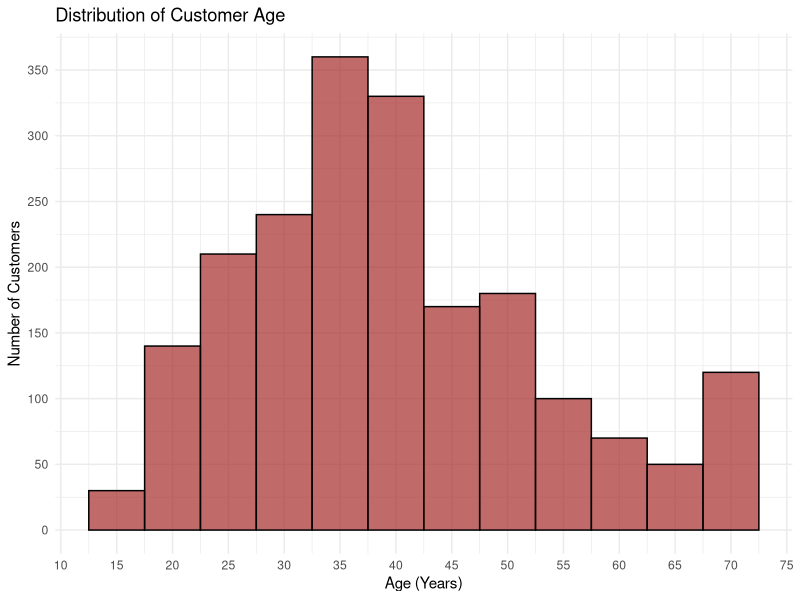
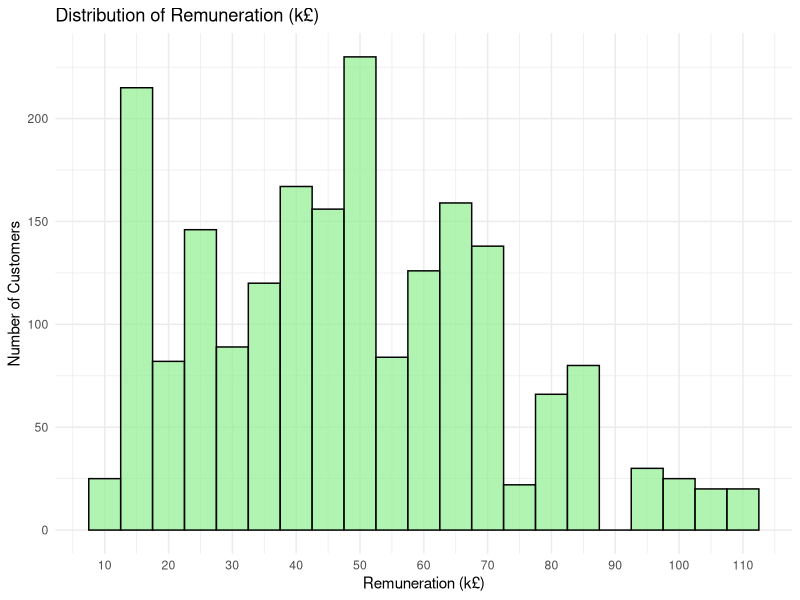
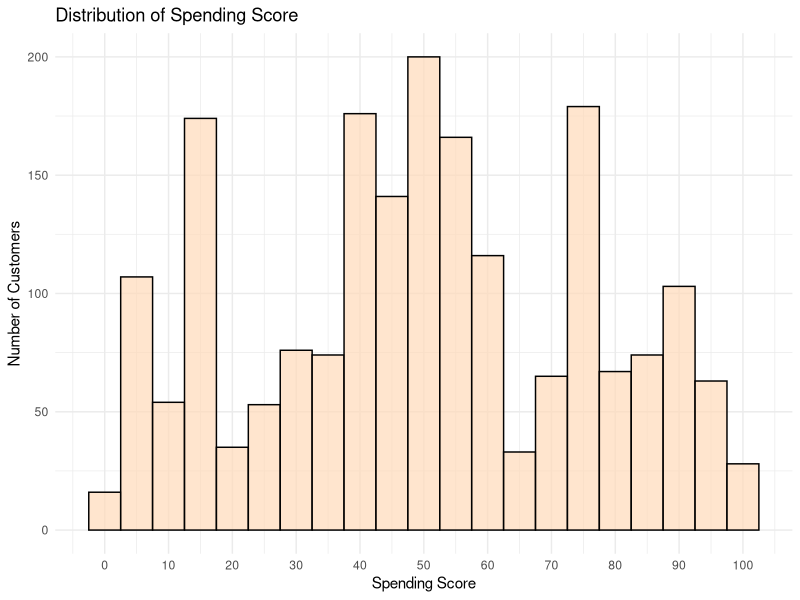
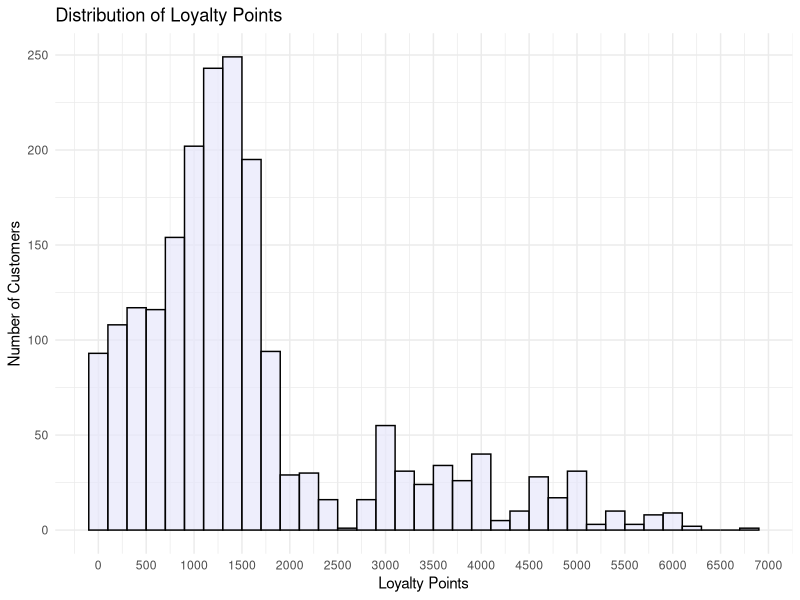
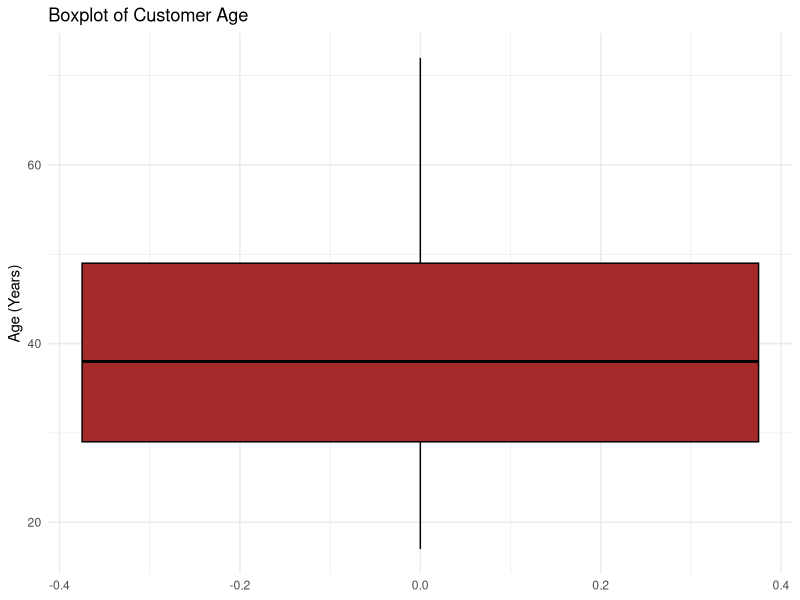
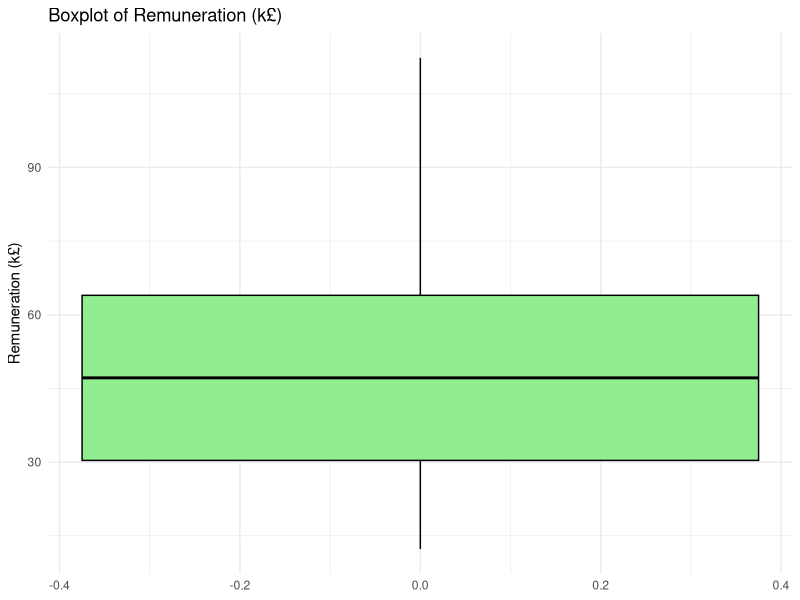
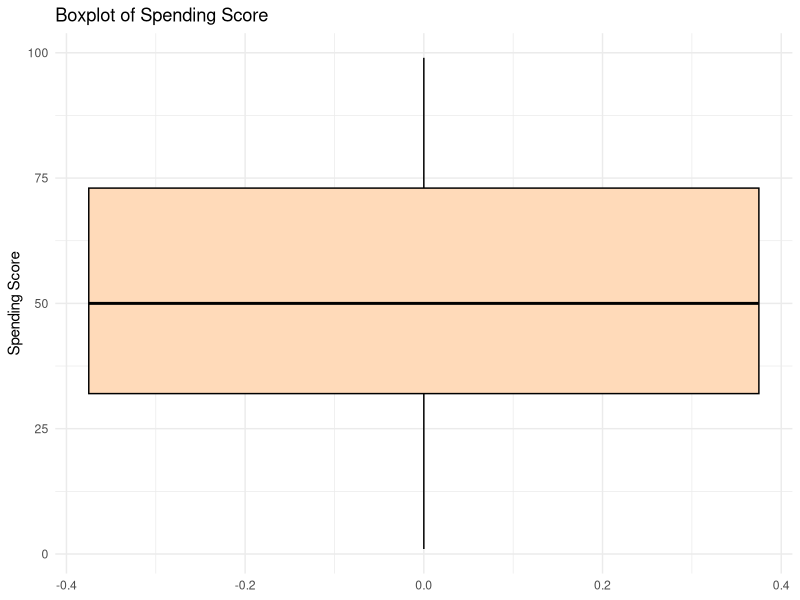
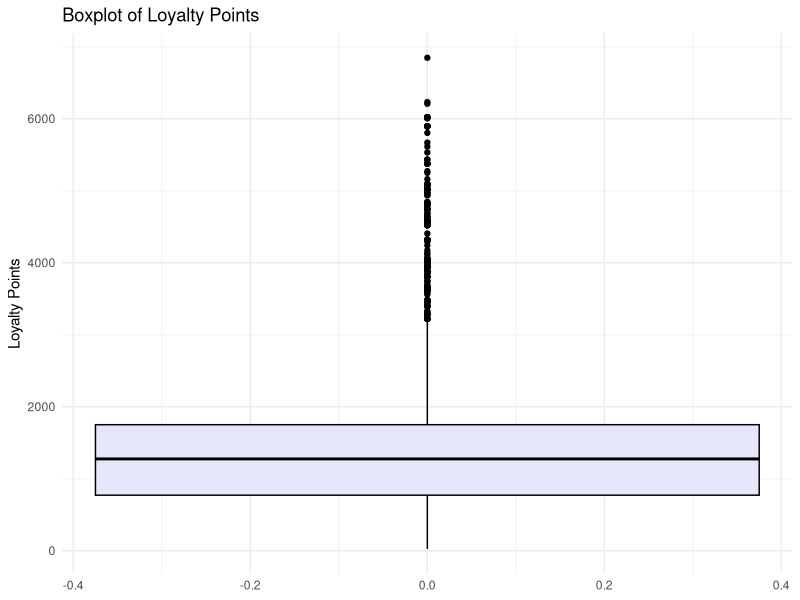

These figures' R source, in order: (Note: this script raises an error after producing the figures.)
## Tilani Wijamunige
## LSE Data Analytics Online Career Accelerator 
# DA301:  Advanced Analytics for Organisational Impact

###############################################################################

## Turtle Games’s sales department has historically preferred to use R when performing 
## sales analyses due to existing workflow systems. As you’re able to perform data analysis 
## in R, you will perform exploratory data analysis and present your findings by utilising 
## basic statistics and plots. You'll explore and prepare the data set to analyse sales per 
## product. The sales department is hoping to use the findings of this exploratory analysis 
## to inform changes and improvements in the team. 

################################################################################

# Load necessary libraries
library(dplyr)    # Data manipulation
library(ggplot2)  # Visualization
library(readr)    # Reading data

# Load the data
sales_df <- read.csv("turtle_reviews_clean.csv", header = TRUE)

# Initial Data Exploration
# Preview the data
head(sales_df)

# Get an overview of the dataset
glimpse(sales_df)

# Summary statistics
summary(sales_df)


###############################################################################

# Check for missing values
missing_values <- colSums(is.na(sales_df))
missing_values

# Check for possible duplicate customers by gender and age (without customer_id)
possible_duplicates <- sales_df %>%
  group_by(gender, age, remuneration, education) %>%
  summarise(appearance_count = n()) %>%
  filter(appearance_count > 1)

# View if there are likely repeated customers
if (nrow(possible_duplicates) > 0) {
  print("There are likely repeated customers (multiple interactions/purchases).")
  print(possible_duplicates)
} else {
  print("Each customer appears unique based on available demographic data.")
}


###############################################################################

#### Histograms for Key Variables ####

# Histogram for Age
ggplot(sales_df, aes(x = age)) + 
  geom_histogram(binwidth = 5, fill = "brown", color = "black", alpha = 0.7) +
  labs(title = "Distribution of Customer Age", x = "Age (Years)", y = "Number of Customers") +
  scale_x_continuous(breaks = seq(0, 80, by = 5)) +  
  scale_y_continuous(breaks = seq(0, 500, by = 50)) +  
  theme_minimal()

# Histograms for Remuneration
ggplot(sales_df, aes(x = remuneration)) + 
  geom_histogram(binwidth = 5, fill = "lightgreen", color = "black", alpha = 0.7) +
  labs(title = "Distribution of Remuneration (k£)", x = "Remuneration (k£)", y = "Number of Customers") +
  scale_x_continuous(breaks = seq(0, 120, by = 10)) +  
  scale_y_continuous(breaks = seq(0, 500, by = 50)) + 
  theme_minimal()

# Histograms for Spending Score
ggplot(sales_df, aes(x = spending_score)) + 
  geom_histogram(binwidth = 5, fill ="peachpuff", color = "black", alpha = 0.7) +
  labs(title = "Distribution of Spending Score", x = "Spending Score", y = "Number of Customers") +
  scale_x_continuous(breaks = seq(0, 100, by = 10)) +  
  scale_y_continuous(breaks = seq(0, 500, by = 50)) +  
  theme_minimal()

# Histogram for Loyalty Points
ggplot(sales_df, aes(x = loyalty_points)) + 
  geom_histogram(binwidth = 200, fill = "lavender", color = "black", alpha = 0.7) +
  labs(title = "Distribution of Loyalty Points", x = "Loyalty Points", y = "Number of Customers") +
  scale_x_continuous(breaks = seq(0, 7000, by = 500)) +  
  scale_y_continuous(breaks = seq(0, 400, by = 50)) +  
  theme_minimal()


#### Boxplots for Outliers in Key Variables####

# Boxplots for Age 
ggplot(sales_df, aes(y = age)) + 
  geom_boxplot(fill = "brown", color = "black") +
  labs(title = "Boxplot of Customer Age", y = "Age (Years)") +
  theme_minimal()

# Boxplots for Remuneration
ggplot(sales_df, aes(y = remuneration)) + 
  geom_boxplot(fill = "lightgreen", color = "black") +
  labs(title = "Boxplot of Remuneration (k£)", y = "Remuneration (k£)") +
  theme_minimal()

# Boxplots for Spending Score
ggplot(sales_df, aes(y = spending_score)) + 
  geom_boxplot(fill = "peachpuff", color = "black") +
  labs(title = "Boxplot of Spending Score", y = "Spending Score") +
  theme_minimal()

# Boxplots for Loyalty Points
ggplot(sales_df, aes(y = loyalty_points)) + 
  geom_boxplot(fill = "lavender", color = "black") +
  labs(title = "Boxplot of Loyalty Points", y = "Loyalty Points") +
  theme_minimal()

#####Calculate IQR-Based Outlier Bounds for loyalty_points####

# Calculate the first quartile (Q1), third quartile (Q3), and interquartile range (IQR)
Q1 <- quantile(sales_df$loyalty_points, 0.25)
Q3 <- quantile(sales_df$loyalty_points, 0.75)
IQR <- Q3 - Q1

# Define the lower and upper bounds for outliers
lower_bound <- Q1 - 1.5 * IQR
upper_bound <- Q3 + 1.5 * IQR

# Output the IQR and the bounds
print(paste("First Quartile (Q1):", round(Q1, 2)))
print(paste("Third Quartile (Q3):", round(Q3, 2)))
print(paste("Interquartile Range (IQR):", round(IQR, 2)))
print(paste("Lower Bound (Outlier threshold):", round(lower_bound, 2)))
print(paste("Upper Bound (Outlier threshold):", round(upper_bound, 2)))


#### Bar plots for categorical variables ####

# Bar Plot for Gender as a %

# Compute percentages for Gender
gender_percent <- sales_df %>%
  count(gender) %>%
  mutate(percentage = n / sum(n) * 100)

# Print Gender Percentages
print(gender_percent)

# Bar Plot for Gender (%)
ggplot(gender_percent, aes(x = gender, y = percentage, fill = gender)) + 
  geom_bar(stat = "identity", color = "black", alpha = 0.7) +
  labs(title = "Distribution of Gender (%)", x = "Gender", y = "Percentage (%)") +
  scale_y_continuous(breaks = seq(0, 100, by = 10)) +  
  theme_minimal() +
  scale_fill_manual(values = c("lightpink","lightblue"))

# Compute percentages for Gender
gender_percent <- sales_df %>%
  count(gender) %>%
  mutate(percentage = n / sum(n) * 100)

# Add a label column that includes both gender and percentage
gender_percent <- gender_percent %>%
  mutate(label = paste0(gender, " (", round(percentage, 1), "%)"))

# Pie chart with labels and no legend
ggplot(gender_percent, aes(x = "", y = percentage, fill = gender)) + 
  geom_bar(stat = "identity", width = 1, color = "black", alpha = 0.7) +
  coord_polar(theta = "y") +  # Convert to pie chart
  labs(title = "Gender Distribution (%)") +
  theme_void() +  # Clean chart without axes
  geom_text(aes(label = label), position = position_stack(vjust = 0.5)) +  
  scale_fill_manual(values = c("Female" = "lightpink", "Male" = "lightblue")) +  
  theme(legend.position = "none")  


# Bar Plot for Education Levels as %

# Compute percentages for Education
education_percent <- sales_df %>%
  count(education) %>%
  mutate(percentage = n / sum(n) * 100)

# Print Education %
print(education_percent)

# Bar Plot for Education (%)
ggplot(education_percent, aes(x = education, y = percentage, fill = education)) + 
  geom_bar(stat = "identity", color = "black", alpha = 0.7) +
  labs(title = "Distribution of Education Levels (%)", x = "Education Level", y = "Percentage (%)") +
  scale_y_continuous(breaks = seq(0, 100, by = 10)) + 
  theme_minimal() +
  scale_fill_manual(values = c("lightgreen", "lightyellow", "plum1", "peachpuff", "lightblue"))

###############################################################################

####Do higher spending scores correlate with higher loyalty points?####


# Scatterplot for Spending Score vs Loyalty Points, with gender comparison
ggplot(sales_df, aes(x = spending_score, y = loyalty_points, color = gender)) + 
  geom_point(alpha = 0.6) +
  geom_smooth(method = "lm", se = FALSE) +
  labs(title = "Spending Score vs Loyalty Points by Gender", x = "Spending Score", y = "Loyalty Points") +
  theme_minimal() +
  scale_x_continuous(breaks = seq(0, 100, by = 5)) +  # Adjust x-axis (Spending Score) intervals from 0 to 100, with steps of 5
  scale_y_continuous(breaks = seq(0, 7000, by = 1000))  # Adjust y-axis (Loyalty Points) intervals from 0 to 7000, with steps of 1000

# Correlation between Spending Score and Loyalty Points (Overall)
correlation <- cor(sales_df$spending_score, sales_df$loyalty_points, use = "complete.obs")
print(paste("Overall Correlation between Spending Score and Loyalty Points:", round(correlation, 2)))

# Correlation by Gender
correlation_male <- cor(sales_df$spending_score[sales_df$gender == "Male"], 
                        sales_df$loyalty_points[sales_df$gender == "Male"], use = "complete.obs")
correlation_female <- cor(sales_df$spending_score[sales_df$gender == "Female"], 
                          sales_df$loyalty_points[sales_df$gender == "Female"], use = "complete.obs")

print(paste("Correlation for Males:", round(correlation_male, 2)))
print(paste("Correlation for Females:", round(correlation_female, 2)))


#### How does customer behavior (spending score and loyalty points) vary by gender?####

# Boxplot for Spending Score by Gender
ggplot(sales_df, aes(x = gender, y = spending_score, fill = gender)) + 
  geom_boxplot() +
  labs(title = "Spending Score by Gender", x = "Gender", y = "Spending Score") +
  theme_minimal()

# Boxplot for Loyalty Points by Gender
ggplot(sales_df, aes(x = gender, y = loyalty_points, fill = gender)) + 
  geom_boxplot() +
  labs(title = "Loyalty Points by Gender", x = "Gender", y = "Loyalty Points") +
  theme_minimal()

#### How does education level affect spending behavior and loyalty ?####

# Boxplot for Spending Score by Education Level
ggplot(sales_df, aes(x = education, y = spending_score, fill = education)) + 
  geom_boxplot() +
  labs(title = "Spending Score by Education Level", x = "Education Level", y = "Spending Score") +
  theme_minimal()

# Boxplot for Loyalty Points by Education Level
ggplot(sales_df, aes(x = education, y = loyalty_points, fill = education)) + 
  geom_boxplot() +
  labs(title = "Loyalty Points by Education Level", x = "Education Level", y = "Loyalty Points") +
  theme_minimal()

#### Is there a significant relationship between age and spending or loyalty points?####

# Scatterplot for Age vs Spending Score by Gender
ggplot(sales_df, aes(x = age, y = spending_score, color = gender)) + 
  geom_point(alpha = 0.6) +
  geom_smooth(method = "lm", se = FALSE) +
  labs(title = "Age vs Spending Score by Gender", x = "Age", y = "Spending Score") +
  theme_minimal()

# Scatterplot for Age vs Loyalty Points by Gender
ggplot(sales_df, aes(x = age, y = loyalty_points, color = gender)) + 
  geom_point(alpha = 0.6) +
  geom_smooth(method = "lm", se = FALSE) +
  labs(title = "Age vs Loyalty Points by Gender", x = "Age", y = "Loyalty Points") +
  theme_minimal()

### Which age group has the highest purchase activity, and how does gender impact this?###

# Adjust age groups to include all possible age ranges
sales_df <- sales_df %>%
  mutate(age_group = cut(age, 
                         breaks = c(0, 18, 25, 35, 45, 55, 65, 75, Inf), 
                         labels = c("<18", "18-24", "25-34", "35-44", "45-54", "55-64", "65-74", "75+")))

# Group by product_code, age_group, and gender, and summarize total purchases (counts of purchases)
demographics_summary <- sales_df %>%
  group_by(age_group, gender) %>%
  summarise(total_purchases = n(), .groups = 'drop')  

# View the summary data 
head(demographics_summary)

# Bar chart for Total Purchases by Age Group and Gender across all products
ggplot(demographics_summary, aes(x = age_group, y = total_purchases, fill = gender)) +
  geom_bar(stat = "identity", position = position_dodge(), color = "black") +
  labs(title = "Total Purchases by Age Group and Gender (Across All Products)", 
       x = "Age Group", y = "Total Purchases") +
  theme_minimal() +
  theme(axis.text.x = element_text(angle = 45, hjust = 1)) +  
  scale_fill_manual(values = c("Female" = "lightpink", "Male" = "lightblue"))  


#### How does income vary across different age groups and genders, and does this income influence spending behavior?####

# Scatterplot: Remuneration vs Loyalty Points by Gender 
ggplot(sales_df, aes(x = remuneration, y = loyalty_points, color = gender)) + 
  geom_point(alpha = 0.6) +
  geom_smooth(method = "lm", se = FALSE) +
  labs(title = "Remuneration vs Loyalty Points by Gender", x = "Remuneration (k£)", y = "Loyalty Points") +
  scale_x_continuous(breaks = seq(0, 120, by = 10)) +  
  scale_y_continuous(breaks = seq(0, 7000, by = 1000)) +  
  theme_minimal() +
  theme(
    panel.grid = element_blank(),          
    axis.line = element_line(color = "black"), 
    axis.ticks = element_line(color = "black")  
  )


# Boxplot: Remuneration by Age Group and Gender 
ggplot(sales_df, aes(x = age_group, y = remuneration, fill = gender)) + 
  geom_boxplot(alpha = 0.7) +
  labs(title = "Remuneration by Age Group and Gender", x = "Age Group", y = "Remuneration (k£)") +
  theme_minimal() +
  scale_fill_manual(values = c("Male" = "lightblue", "Female" = "lightpink")) +
  theme(
    panel.grid = element_blank(),  # Remove background grid
    axis.line = element_line(color = "black"),  # Keep x and y axis lines
    axis.ticks = element_line(color = "black")  # Keep axis ticks
  )


### How does a customer's income (remuneration) affect their spending behavior, and are higher-income customers likely to spend more?###

# Scatter Plot: Spending Score vs. Remuneration
ggplot(sales_df, aes(x = remuneration, y = spending_score)) + 
  geom_point(color = "darkgreen", alpha = 0.6) +
  labs(title = "Spending Score vs. Remuneration", x = "Remuneration (k£)", y = "Spending Score") +
  scale_x_continuous(breaks = seq(0, 120, by = 10)) +  
  scale_y_continuous(breaks = seq(0, 100, by = 10)) +  
  theme_minimal() +
  theme(
    panel.grid.major = element_blank(),  # Remove major grid lines
    panel.grid.minor = element_blank(),  # Remove minor grid lines
    axis.line = element_line(color = "black")  # Keep only axis lines
  )



### Which products are most/least popular overall, and how does gender influence this?####

##Top 10 and Bottom 10 Products by Purchase Count (with Gender)##

# Count the number of males and females for each product code
filtered_gender_count <- sales_df %>%
  group_by(product_code, gender) %>%
  summarise(count = n()) %>%
  ungroup()

# Extract top 10 and bottom 10 products based on total purchase count
total_count_by_product <- filtered_gender_count %>%
  group_by(product_code) %>%
  summarise(total_count = sum(count)) %>%
  arrange(desc(total_count))

top_10_products <- head(total_count_by_product, 10)
bottom_10_products <- tail(total_count_by_product, 10)

# Filter for top 10 and bottom 10 products
filtered_gender_count <- filtered_gender_count %>%
  filter(product_code %in% c(top_10_products$product_code, bottom_10_products$product_code))

# Add a new column to distinguish top and bottom products and reorder the category
filtered_gender_count <- filtered_gender_count %>%
  mutate(category = factor(ifelse(product_code %in% top_10_products$product_code, "Top 10", "Bottom 10"), 
                           levels = c("Top 10", "Bottom 10")))

# Reorder the product codes by total purchase count
filtered_gender_count <- filtered_gender_count %>%
  mutate(product_code = factor(product_code, levels = total_count_by_product$product_code))

# Create the stacked bar plot with facet graphs for Top 10 and Bottom 10
ggplot(filtered_gender_count, aes(x = product_code, y = count, fill = gender)) +
  geom_bar(stat = "identity", color = "black") +
  labs(title = "Top 10 and Bottom 10 Products by Purchase Count (with Gender)", 
       x = "Product Code", y = "Purchase Count") +
  theme_minimal() +
  scale_fill_manual(values = c("Male" = "lightblue", "Female" = "lightpink")) +
  facet_wrap(~ category, scales = "free_x", strip.position = "top") +  
  theme(strip.text = element_text(size = 12, face = "bold"),
        axis.text.x = element_text(angle = 90, hjust = 1))  


#### Which products generate higher/lower loyalty points or spending?####

# Check how many unique product codes are in the dataset
num_unique_products <- sales_df %>%
  summarise(unique_products = n_distinct(product_code))

# Display the result
num_unique_products


## Top 10 and Bottom 10 Products by Spending Score

# Calculate the average spending score for each product
avg_spending_by_product <- sales_df %>%
  group_by(product_code) %>%
  summarise(avg_spending = mean(spending_score)) %>%
  arrange(desc(avg_spending))

# Extract top 10 and bottom 10 products by average spending score
top_10_spending <- head(avg_spending_by_product, 10)
bottom_10_spending <- tail(avg_spending_by_product, 10)

# Combine top 10 and bottom 10 into one dataset for plotting
top_bottom_spending <- rbind(top_10_spending, bottom_10_spending)

# Add a new column to distinguish top and bottom products
top_bottom_spending <- top_bottom_spending %>%
  mutate(category = ifelse(row_number() <= 10, "Top 10", "Bottom 10"))

# Bar plot for top and bottom 10 products by average spending score with two different shades
ggplot(top_bottom_spending, aes(x = reorder(factor(product_code), avg_spending), y = avg_spending, fill = category)) + 
  geom_bar(stat = "identity", color = "black") +
  labs(title = "Top 10 and Bottom 10 Products by Average Spending Score", 
       x = "Product Code", y = "Average Spending Score") +
  theme_minimal() +
  scale_fill_manual(values = c("Top 10" = "orange", "Bottom 10" = "orangered")) +
  coord_flip()  # Flip for better readability

#### 

## Top 10 and Bottom 10 Products by Loyalty Points

# Calculate the average loyalty points for each product
avg_loyalty_by_product <- sales_df %>%
  group_by(product_code) %>%
  summarise(avg_loyalty = mean(loyalty_points)) %>%
  arrange(desc(avg_loyalty))

# Extract top 10 and bottom 10 products by average loyalty points
top_10_loyalty <- head(avg_loyalty_by_product, 10)
bottom_10_loyalty <- tail(avg_loyalty_by_product, 10)

# Combine top 10 and bottom 10 into one dataset for plotting
top_bottom_loyalty <- rbind(top_10_loyalty, bottom_10_loyalty)

# Add a new column to distinguish top and bottom products
top_bottom_loyalty <- top_bottom_loyalty %>%
  mutate(category = ifelse(row_number() <= 10, "Top 10", "Bottom 10"))

# Bar plot for top and bottom 10 products by average loyalty points
ggplot(top_bottom_loyalty, aes(x = reorder(factor(product_code), avg_loyalty), y = avg_loyalty, fill = category)) + 
  geom_bar(stat = "identity", color = "black") +
  labs(title = "Top 10 and Bottom 10 Products by Average Loyalty Points", x = "Product Code", y = "Average Loyalty Points") +
  theme_minimal() +
  scale_fill_manual(values = c("Top 10" = "lightblue", "Bottom 10" = "darkblue")) +
  coord_flip()  


# Scatter plot of Spending Score vs Loyalty Points by Education Level with line of best fit and small dots using Set2 palette
ggplot(sales_df, aes(x = spending_score, y = loyalty_points, color = education)) +
  geom_jitter(alpha = 0.6, width = 0.5, height = 50, shape = 16, size = 1) +  # Small dots (shape = 16), set small size
  geom_smooth(method = "lm", se = FALSE) +  # Add line of best fit (without confidence interval shading)
  labs(title = "Spending Score vs Loyalty Points by Education Level", 
       x = "Spending Score", 
       y = "Loyalty Points", 
       color = "Education Level") +
  theme_minimal() +
  theme(
    panel.grid = element_blank(), 
    panel.background = element_blank(),  
    axis.line = element_line(color = "black"), 
    axis.ticks = element_line(color = "black")  
  ) +
  scale_color_brewer(palette = "Set2")

###############################################################################

# Distribution of Customer Age:
# The age distribution is skewed towards younger age groups, with the majority of customers falling between 25 and 45 years.
# The highest number of customers are in the 35-40 age range.
# There is a notable drop in the number of customers aged over 55, indicating lower engagement from older age groups.

# Boxplot of Customer Age:
# The median age is around 35-40 years, with a fairly symmetrical spread.
# There are no significant outliers, suggesting a well-distributed dataset in terms of age.

# Distribution of Spending Score:
# The spending score is fairly uniformly distributed across the range, with peaks around scores of 40-50 and 70-80.
# This suggests a diverse range of customer spending behaviors, with no single group dominating.

# Boxplot of Spending Score:
# The median spending score is around 50, with a fairly even spread.
# There are no extreme outliers, indicating consistent spending behavior across the customer base.

# Distribution of Loyalty Points:
# The loyalty points distribution is right-skewed, with a majority of customers accumulating fewer than 2000 points.
# A small group of high-loyalty customers with points exceeding 5000 is evident, indicating a minority of very engaged customers.

# Boxplot of Loyalty Points:
# The boxplot shows several high outliers above 5000 loyalty points, indicating that some customers are much more engaged than the average.
# The median loyalty points are around 2000.

# Distribution of Remuneration:
# The remuneration distribution shows a concentration around £30,000-50,000, with a slight skew towards lower income groups.
# There is a drop in the number of customers earning above £70,000.

# Boxplot of Remuneration:
# The median remuneration is around £40,000, with no extreme outliers.
# The spread is relatively even, suggesting a well-distributed income range.

# Distribution of Education Levels:
# The majority of customers (over 40%) have a graduate education level.
# There is a smaller percentage of customers with basic or postgraduate education.

# Distribution of Gender:
# Female customers make up a higher proportion of the customer base (around 55%) compared to male customers.
# This suggests that females are more engaged with the business than males.

# Spending Score vs Loyalty Points by Gender:
# There is a positive correlation between spending score and loyalty points across both genders.
# Female and male customers show similar spending and loyalty trends, with some variation in loyalty points for higher spending scores.
# Higher spending scores tend to result in higher loyalty points for both genders.

# Spending Score by Education Level:
# Customers with a basic education have the highest median spending score, followed by graduate-level customers.
# Customers with diploma and postgraduate education levels show the lowest spending scores.
# The variation in spending score decreases with higher education levels, indicating more consistent spending behavior in those groups.

# Loyalty Points by Education Level:
# Customers with a basic education accumulate the most loyalty points on average.
# Graduate, PhD, and postgraduate customers exhibit similar distributions of loyalty points, with smaller ranges and fewer outliers.
# The boxplot shows many outliers in the diploma group, indicating some customers with unusually high loyalty points despite the lower median.

#  Age vs Spending Score by Gender:
# There is a slight negative correlation between age and spending score for both genders.
# Younger customers (aged below 40) generally have higher spending scores compared to older customers.
# Female and male customers exhibit similar patterns, with no significant gender-based differences in spending as age increases.

# Top 10 and Bottom 10 Products by Purchase Count (with Gender):
# Products 1012 and 1031 are the most purchased products, particularly popular among female customers.
# The bottom 10 products show balanced engagement from both genders but have low overall purchase counts.
# Product preferences differ significantly by gender, with females dominating purchases in the top-performing products.

# Top 10 and Bottom 10 Products by Average Loyalty Points:
# Product 9080 leads in average loyalty points, followed closely by products 8962 and 4399.
# The bottom 10 products have very low average loyalty points, with several having no loyalty points at all.
# The top-performing products provide high engagement in terms of loyalty points, suggesting a strong correlation between specific products and customer loyalty.

# Plot: Top 10 and Bottom 10 Products by Average Spending Score:
# Product 5510 has the highest average spending score, followed by products 6466 and 3153.
# The bottom 10 products exhibit much lower spending scores, indicating limited customer interest or engagement with these items.
# This plot highlights a clear distinction between high and low-performing products in terms of customer spending.


###############################################################################

## To investigate customer behaviour and the effectiveness of the current loyalty program based 
## on the work completed 

##  - Can we predict loyalty points given the existing features using a relatively simple MLR model?
##  - Do I have confidence in the model results (Goodness of fit evaluation)
##  - Where should the business focus their marketing efforts?
##  - How could the loyalty program be improved?
##  - How could the analysis be improved?

################################################################################


# Load necessary libraries
library(dplyr)    # Data manipulation
library(ggplot2)  # Visualization
library(readr)    # Reading data

# Load the data
sales_df <- read.csv("turtle_reviews_clean.csv", header = TRUE)

# Initial Data Exploration
# Preview the data
head(sales_df)

# Get an overview of the dataset
glimpse(sales_df)

# Summary statistics
summary(sales_df)

# Check for missing values
missing_values <- colSums(is.na(sales_df))
missing_values

###############################################################################

# Compute descriptive statistics on age
summary(sales_df$age)
mean(sales_df$age)
median(sales_df$age)
min(sales_df$age)
max(sales_df$age)
quantile(sales_df$age, 0.25)
quantile(sales_df$age, 0.75)
var(sales_df$age)
sd(sales_df$age)

# Visualization for age
boxplot(sales_df$age, main = "Boxplot of Age Distribution", ylab = "Age")
hist(sales_df$age, main = "Histogram of Age Distribution", xlab = "Age", col = "brown")

# QQ plot for age
qqnorm(sales_df$age, main = "QQ Plot of Age Distribution")
qqline(sales_df$age)

# Normality test and distribution
shapiro.test(sales_df$age)
skewness(sales_df$age)
kurtosis(sales_df$age)


# Age - observations

# The skewness value of 0.61 suggests that the age distribution is moderately right-skewed, 
# That means there are more younger customers than older customers, but with a tail extending toward the older ages.
# The kurtosis of 2.81 is slightly lower than 3, indicating a distribution that is close to normal but with lighter tails.
# The Shapiro-Wilk normality test returned a p-value < 2.2e-16, which suggests the age data does not follow a normal distribution.

###############################################################################

# Compute descriptive statistics on spending_score
summary(sales_df$spending_score)
mean(sales_df$spending_score)
median(sales_df$spending_score)
min(sales_df$spending_score)
max(sales_df$spending_score)
quantile(sales_df$spending_score, 0.25)
quantile(sales_df$spending_score, 0.75)
var(sales_df$spending_score)
sd(sales_df$spending_score)

# Visualization for spending_score
boxplot(sales_df$spending_score, main = "Boxplot of Spending Score", ylab = "Spending Score")
hist(sales_df$spending_score, main = "Histogram of Spending Score", xlab = "Spending Score", col = "peachpuff")

# QQ plot for spending_score
qqnorm(sales_df$spending_score, main = "QQ Plot of Spending Score")
qqline(sales_df$spending_score)

# Normality test and distribution
shapiro.test(sales_df$spending_score)
skewness(sales_df$spending_score)
kurtosis(sales_df$spending_score)

# Spending Score - observations

# Skewness: -0.04 indicates almost no skew, suggesting a near-symmetric distribution
# Kurtosis: 2.11 indicates a distribution slightly flatter than normal
# Shapiro-Wilk test p-value < 2.2e-16 indicates that the spending score distribution is not perfectly normal.
# The boxplot shows a relatively compact distribution, with few or no extreme outliers.
# The histogram displays a nearly symmetric distribution centered around the middle value (50).
# The QQ plot suggests a mild deviation from normality, but overall, the spending scores follow a fairly balanced distribution.

###############################################################################

# Compute descriptive statistics on Loyality points
summary(sales_df$loyalty_points)
mean(sales_df$loyalty_points)
median(sales_df$loyalty_points)
min(sales_df$loyalty_points)
max(sales_df$loyalty_points)
quantile(sales_df$loyalty_points, 0.25)
quantile(sales_df$loyalty_points, 0.75)
var(sales_df$loyalty_points)
sd(sales_df$loyalty_points)

# Visualization for loyalty_points
boxplot(sales_df$loyalty_points, main = "Boxplot of Loyalty Points", ylab = "Loyalty Points")
hist(sales_df$loyalty_points, main = "Histogram of Loyalty Points", xlab = "Loyalty Points", col = "lavender")

# QQ plot for loyalty_points
qqnorm(sales_df$loyalty_points, main = "QQ Plot of Loyalty Points")
qqline(sales_df$loyalty_points)

# Normality test and distribution
shapiro.test(sales_df$loyalty_points)
skewness(sales_df$loyalty_points)
kurtosis(sales_df$loyalty_points)

# Loyalty Points- observations

# Skewness: 1.46 indicates positive skew  which means a tail on the right side of the distribution
# Kurtosis: 4.71 suggests a more peaked distribution compared to a normal distribution
# Shapiro-Wilk test p-value < 2.2e-16 indicates the distribution is not normal
# Boxplot shows the presence of high outliers (loyalty points towards the upper range)
# Histogram and QQ plot suggest the positive skewness in the distribution, 
# with more customers having lower loyalty points and fewer with very high points.

################################################################################

# Compute descriptive statistics on remuneration
summary(sales_df$remuneration)
mean(sales_df$remuneration)
median(sales_df$remuneration)
min(sales_df$remuneration)
max(sales_df$remuneration)
quantile(sales_df$remuneration, 0.25)
quantile(sales_df$remuneration, 0.75)
var(sales_df$remuneration)
sd(sales_df$remuneration)

# Visualization for remuneration
boxplot(sales_df$remuneration, main = "Boxplot of Remuneration", ylab = "Remuneration")
hist(sales_df$remuneration, main = "Histogram of Remuneration", xlab = "Remuneration", col = "lightgreen")

# QQ plot for remuneration
qqnorm(sales_df$remuneration, main = "QQ Plot of Remuneration")
qqline(sales_df$remuneration)

# Normality test and distribution
shapiro.test(sales_df$remuneration)
skewness(sales_df$remuneration)
kurtosis(sales_df$remuneration)

# Remuneration (x1000£)- observations

# Skewness: 0.41 - slightly right-skewed
# Kurtosis: 2.59 - indicating a distribution slightly flatter than normal.
# Shapiro-Wilk test p-value < 2.2e-16 indicates the distribution is not normal.
# Boxplot suggests the presence of some outliers in higher remuneration values.
# Histogram shows a slight right skew with more people clustered around lower remuneration values.
# QQ plot shows deviation from normality at the tails.

################################################################################

# Create a Multiple Linear Regression Model
# Load necessary libraries
library(ggplot2)
library(dplyr)

# Fit the multiple linear regression model
mlr_model <- lm(loyalty_points ~ age + remuneration + spending_score, data = sales_df)

# View the model summary
summary(mlr_model)

################################################################################

# Create predictions using the model
sales_df$predicted_loyalty <- predict(mlr_model, newdata = sales_df)

# Plot actual vs predicted loyalty points with customizations
ggplot(sales_df, aes(x = loyalty_points, y = predicted_loyalty)) +
  geom_point(color = 'thistle') +
  geom_smooth(method = 'lm', color = 'blue', se = FALSE) +  # `se = FALSE` removes the grey confidence interval
  labs(title = "Actual vs Predicted Loyalty Points",
       x = "Actual Loyalty Points",
       y = "Predicted Loyalty Points") +
  theme_minimal() +  # Use a minimal theme without grid
  scale_x_continuous(breaks = seq(0, max(sales_df$loyalty_points), by = 500)) +  # X-axis intervals in 500
  scale_y_continuous(breaks = seq(0, max(sales_df$predicted_loyalty), by = 500)) +  # Y-axis intervals in 500
  theme(
    panel.grid = element_blank(),  # Remove background grid
    axis.line.x = element_line(color = "black"),  # Black axis line on x
    axis.line.y = element_line(color = "black")   # Black axis line on y
  )


################################################################################

# Evaluating the model performance 

# Calculate Mean Squared Error (MSE)
predicted_loyalty <- predict(mlr_model, sales_df)
mse <- mean((sales_df$loyalty_points - predicted_loyalty)^2)
print(paste("Mean Squared Error:", mse))

# Calculate Mean Absolute Error (MAE)
mae <- mean(abs(sales_df$loyalty_points - predicted_loyalty))
print(paste("Mean Absolute Error:", mae))

# Calculate Root Mean Squared Error (RMSE)
rmse <- sqrt(mse)
print(paste("Root Mean Squared Error:", rmse))

################################################################################ 
# Checking for Multicollinearity Using Variance Inflation Factor (VIF)

# Install the 'car' package if you haven't already
install.packages("car")

# Load the car package for VIF calculation
library(car)

# Calculate VIF for the model
vif(mlr_model)

################################################################################
# Residual Analysis - Checking Residual Normality:

# Get residuals from the model
residuals <- residuals(mlr_model)

# Histogram of residuals
hist(residuals, main="Histogram of Residuals", col="lightblue", xlab="Residuals")

# Q-Q plot of residuals 
qqnorm(residuals, pch = 16, col = "thistle")  
qqline(residuals, col = "blue")  


# Shapiro-Wilk test for normality of residuals
shapiro.test(residuals)

################################################################################
# Residual Analysis - Checking for Homoscedasticity (Constant Variance of Residuals):
# Plot residuals vs fitted values 
plot(fitted(mlr_model), residuals, 
     xlab="Fitted Values", 
     ylab="Residuals", 
     main="Residuals vs Fitted Values",
     col="thistle",
     pch=10)  # Set pch=4 for solid crosses
abline(h=0, col="blue", lwd=2)  # Horizontal line at zero

# Residual Analysis- Breusch-Pagan Test for Homoscedasticity:
# Install the lmtest package if not installed
install.packages("lmtest")

# Load the lmtest package for the Breusch-Pagan test
library(lmtest)

# Perform the Breusch-Pagan test
bptest(mlr_model)


# Residual Analysis - Checking for Homoscedasticity (Constant Variance of Residuals):
# Plot residuals vs fitted values 
plot(fitted(mlr_model), residuals, 
     xlab="Fitted Values", 
     ylab="Residuals", 
     main="Residuals vs Fitted Values",
     col="thistle",
     pch=16)  # Set pch=4 for solid crosses
abline(h=0, col="blue", lwd=2)  # Horizontal line at zero

################################################################################
# Predict Loyalty Points for New Scenarios

# Define some example scenarios based on the data
# Average case scenario (mean values)
avg_scenario <- data.frame(age = mean(sales_df$age),
                           remuneration = mean(sales_df$remuneration),
                           spending_score = mean(sales_df$spending_score))

# Young and low spender scenario
young_low_spender <- data.frame(age = 20, 
                                remuneration = 20,  # Assume lower remuneration
                                spending_score = 10)  # Assume low spending

# Older and high spender scenario
older_high_spender <- data.frame(age = 60, 
                                 remuneration = 100,  # Higher remuneration
                                 spending_score = 90)  # High spending

# Extreme case scenario (min/max values)
extreme_case <- data.frame(age = 72,  # Max age
                           remuneration = 112.34,  # Max remuneration
                           spending_score = 99)  # Max spending score

# Use the model to predict loyalty points for each scenario
avg_pred <- predict(mlr_model, newdata = avg_scenario)
young_low_pred <- predict(mlr_model, newdata = young_low_spender)
older_high_pred <- predict(mlr_model, newdata = older_high_spender)
extreme_pred <- predict(mlr_model, newdata = extreme_case)

# Print the results
cat("Predicted loyalty points for average scenario:", avg_pred, "\n")
cat("Predicted loyalty points for young and low spender scenario:", young_low_pred, "\n")
cat("Predicted loyalty points for older and high spender scenario:", older_high_pred, "\n")
cat("Predicted loyalty points for extreme case scenario:", extreme_pred, "\n")

################################################################################

# Further exploratory data analysis (EDA)

#1) Correlation Matrix: look at the correlation between variables to 
# identify relationships.

# Load necessary library
library(corrplot)

# Calculate correlation matrix for numerical variables
cor_matrix <- cor(sales_df[, c("age", "remuneration", "spending_score", "loyalty_points")])

# Update the row and column names with the desired labels
colnames(cor_matrix) <- c("Age", "Remuneration", "Spending Score", "Loyalty Points")
rownames(cor_matrix) <- c("Age", "Remuneration", "Spending Score", "Loyalty Points")

# Define a color palette with a red-white-olive green gradient
color_palette <- colorRampPalette(c("#D73027", "white", "#556B2F"))(200)  # Red for negative, white for neutral, olive green for positive

# Visualize the correlation matrix with red-white-olive green color shades
corrplot(cor_matrix, method = "color", type = "upper", 
         col = color_palette, tl.col = "black", tl.srt = 45)

# 2) Scatter Plots:
# Visualize the relationship between individual variables and loyalty points 
# See Week 5 script please.



################################################################################

# Create a Multiple Linear Regression Model without age variable
# Load necessary libraries
library(ggplot2)
library(dplyr)

# Load the data
sales_df <- read.csv("turtle_reviews_clean.csv", header = TRUE)

# Summary statistics
summary(sales_df)


# Fit the multiple linear regression model (without age)
mlr_model_no_age <- lm(loyalty_points ~ remuneration + spending_score, data = sales_df)

# View the model summary
summary(mlr_model_no_age)

################################################################################

# Create predictions using the updated model
sales_df$predicted_loyalty <- predict(mlr_model_no_age, newdata = sales_df)

# Plot actual vs predicted loyalty points with customizations
ggplot(sales_df, aes(x = loyalty_points, y = predicted_loyalty)) +
  geom_point(color = 'peachpuff') +
  geom_smooth(method = 'lm', color = 'blue', se = FALSE) +  # `se = FALSE` removes the grey confidence interval
  labs(title = "Actual vs Predicted Loyalty Points (No Age)",
       x = "Actual Loyalty Points",
       y = "Predicted Loyalty Points") +
  theme_minimal() +
  scale_x_continuous(breaks = seq(0, max(sales_df$loyalty_points), by = 500)) +
  scale_y_continuous(breaks = seq(0, max(sales_df$predicted_loyalty), by = 500)) +
  theme(
    panel.grid = element_blank(),
    axis.line.x = element_line(color = "black"),
    axis.line.y = element_line(color = "black")
  )

################################################################################

# Evaluating the model performance without age

# Calculate Mean Squared Error (MSE)
predicted_loyalty <- predict(mlr_model_no_age, sales_df)
mse <- mean((sales_df$loyalty_points - predicted_loyalty)^2)
print(paste("Mean Squared Error (No Age):", mse))

# Calculate Mean Absolute Error (MAE)
mae <- mean(abs(sales_df$loyalty_points - predicted_loyalty))
print(paste("Mean Absolute Error (No Age):", mae))

# Calculate Root Mean Squared Error (RMSE)
rmse <- sqrt(mse)
print(paste("Root Mean Squared Error (No Age):", rmse))

################################################################################ 
# Checking for Multicollinearity Using Variance Inflation Factor (VIF)

# Load the car package for VIF calculation
library(car)

# Calculate VIF for the updated model
vif(mlr_model_no_age)

################################################################################
# Residual Analysis - Checking Residual Normality and Homoscedasticity

# Get residuals from the model without age
residuals <- residuals(mlr_model_no_age)

# Histogram of residuals
hist(residuals, main="Histogram of Residuals (No Age)", col="lightblue", xlab="Residuals")

# Q-Q plot of residuals 
qqnorm(residuals, pch = 16, col = "peachpuff")  
qqline(residuals, col = "blue")  

# Shapiro-Wilk test for normality of residuals
shapiro.test(residuals)

# Plot residuals vs fitted values 
plot(fitted(mlr_model_no_age), residuals, 
     xlab="Fitted Values", 
     ylab="Residuals", 
     main="Residuals vs Fitted Values (No Age)",
     col="peachpuff",
     pch=16)
abline(h=0, col="blue", lwd=2)

# Perform the Breusch-Pagan test for homoscedasticity
library(lmtest)
bptest(mlr_model_no_age)


###############################################################################
###############################################################################

# Model Results Without Age:
# Intercept: -1700.30
# Remuneration Coefficient: 33.98 (significant)
# Spending Score Coefficient: 32.89 (significant)
# R-squared: 0.8269 (indicating 82.69% of the variance is explained by the model)
# Residual Standard Error: 534.1
# F-statistic: 4770 on 2 DF, p-value < 2.2e-16

# Model Results With Age:
# Intercept: -2203.06
# Age Coefficient: 11.06 (significant)
# Remuneration Coefficient: 34.01 (significant)
# Spending Score Coefficient: 34.18 (significant)
# R-squared: 0.8399 (higher than without age, explaining 83.99% of the variance)
# Residual Standard Error: 513.8
# F-statistic: 3491 on 3 DF, p-value < 2.2e-16

# Insights:
# Adding the age variable increases the R-squared value slightly, indicating better variance explanation.
# The coefficients for remuneration and spending score remain significant in both models.
# Residual Standard Error is slightly lower with age, indicating better accuracy.

# Error Metrics Without Age:
# Mean Squared Error (MSE): 284,879.79
# Mean Absolute Error (MAE): 414.83
# Root Mean Squared Error (RMSE): 533.74

# Error Metrics With Age:
# Mean Squared Error (MSE): 263,486.60 (lower, which is better)
# Mean Absolute Error (MAE): 394.98 (lower)
# Root Mean Squared Error (RMSE): 513.31 (lower, indicating better fit)

# Insights:
# The model with age performs better on all error metrics, showing improved accuracy.

# Variance Inflation Factor (VIF):
# Without Age:
# Remuneration: 1.000032
# Spending Score: 1.000032
# With Age:
# Age: 1.05
# Remuneration: 1.000052
# Spending Score: 1.05

# Insights:
# No issues with multicollinearity, as VIF values are very low (all close to 1).

# Diagnostic Plots:
# Actual vs Predicted Plot: Both models align well, but struggle with predicting very high loyalty points.
# Q-Q Plot: Both models show deviations from normality, confirmed by Shapiro-Wilk test (p-value < 0.001).
# Residuals vs Fitted Values Plot: U-shaped pattern indicating heteroscedasticity, confirmed by Breusch-Pagan test.
# Without Age: BP = 53.727, p-value = 2.155e-12
# With Age: BP = 43.322, p-value = 2.102e-09

# Heteroscedasticity (Breusch-Pagan Test):
# Without Age: BP = 53.727, p-value = 2.155e-12 (significant heteroscedasticity)
# With Age: BP = 43.322, p-value = 2.102e-09 (significant heteroscedasticity)

# Insights:
# Both models exhibit heteroscedasticity, suggesting the need for transformations .I have chosen decision tree 

# Conclusion:
# The model with Age slightly improves fit but suffers from heteroscedasticity and non-normal residuals.
